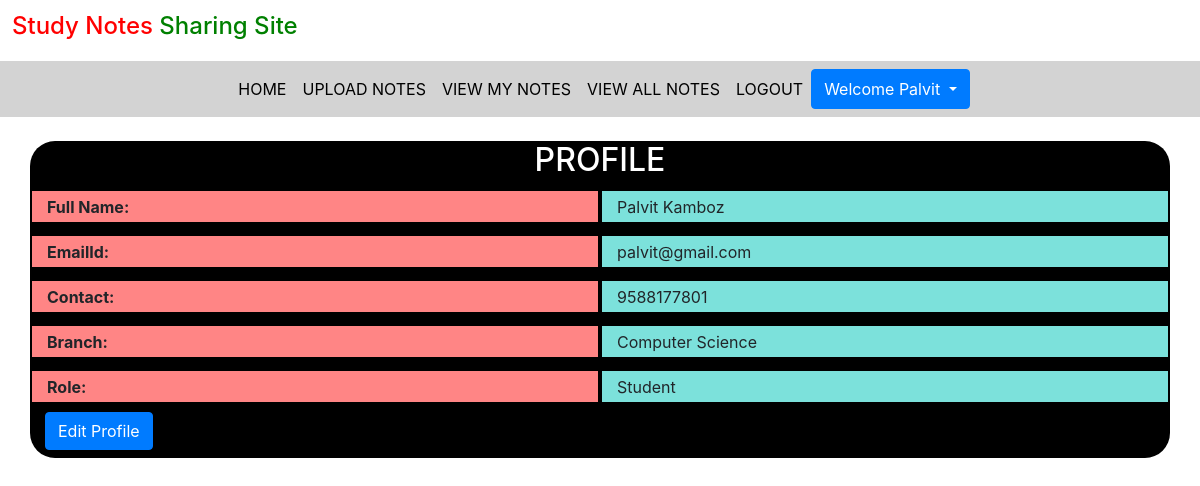
The app's page /profile (signed in) with its own data.
### notes/models.py (models this page shows, shortened)
class signup(models.Model):
    user = models.ForeignKey(User, on_delete=models.CASCADE)
    contact = models.CharField(max_length=10)
    branch = models.CharField(max_length=30)
    role = models.CharField(max_length=15)

### notes/views.py (the view)
# urls.py: path('profile', views.profile, name="profile"),
def profile(request):
    user = User.objects.get(id=request.user.id)
    data = models.signup.objects.get(user=user)
    context = {
        "user": user,
        "data": data,
    }
    return render(request, 'notes/profile.html', context)

### templates/notes/profile.html (shortened to what this page needs)
{% extends 'notes/usernavigation.html'%}
{% load static%}
{% block body%}
<div class="container mt-4" style="background-color: black; border-radius: 25px;">
    <h2 class="text-center" style="color: white;">PROFILE</h2>
    <div class="row">
        <div class="col-sm-6 left pt-1">
            <b>Full Name:</b>
        </div>
        <div class="col-sm-6 right pt-1" style="text-transform: capitalize;">
            {{user.first_name}} {{user.last_name}}
        </div>
    </div>
    <div class="row">
        <div class="col-sm-6 left pt-1">
            <b>EmailId:</b>
        </div>
        <div class="col-sm-6 right pt-1">
            {{user.username}}
        </div>
    </div>
    <div class="row">
        <div class="col-sm-6 left pt-1">
            <b>Contact:</b>
        </div>
        <div class="col-sm-6 right pt-1">
            {{data.contact}}
        </div>
    </div>
    <div class="row">
        <div class="col-sm-6 left pt-1">
            <b>Branch:</b>
        </div>
        <div class="col-sm-6 right pt-1">
            {{data.branch}}
        </div>
    </div>
    <div class="row">
        <div class="col-sm-6 left pt-1">
            <b>Role:</b>
        </div>
        <div class="col-sm-6 right pt-1">
            {{data.role}}
        </div>
    </div>
    <a href="{% url 'edit_profile' %}" class="btn btn-primary mb-2 mt-2">Edit Profile</a>
    <br>
</div>
{% endblock %}

### templates/notes/usernavigation.html (shortened to what this page needs)
<!DOCTYPE html>
<!doctype html>
{%load static%}
<html lang="en">
  <head>
    <link rel="stylesheet" href="https://cdn.jsdelivr.net/npm/bootstrap@4.0.0/dist/css/bootstrap.min.css">
    <link rel="stylesheet" href="{% static 'mystyle.css' %}">
  </head>
  <body>
    <h4 style="padding: 1%;">
        <span style="color:red" >Study Notes</span> <span style="color:green">Sharing Site</span>
      </h4>
      <nav class="navbar navbar-expand-sm justify-content-center" style="background-color: lightgrey;">
        <ul class="navbar-nav">
          <li class="nav-item">
              <a href="{% url 'profile'%}" class="nav-link">HOME</a>
          </li>
          <li class="nav-item">
              <a href="{% url 'upload_notes' %}" class="nav-link">UPLOAD NOTES</a>
          </li>
          <li class="nav-item">
              <a href="{% url 'mynotes' %}" class="nav-link">VIEW MY NOTES</a>
          </li>
          <li class="nav-item">
              <a href="{% url 'user_allnotes' %}" class="nav-link">VIEW ALL NOTES</a>
          </li>
          <li class="nav-item">
              <a href="{% url 'userlogout' %}" class="nav-link">LOGOUT</a>
          </li>
          <div class="btn-group">
              <button type="button" class="btn btn-primary dropdown-toggle" data-toggle="dropdown" aria-haspopup="true" aria-expanded="false">
                Welcome {{request.user.first_name}}
              </button>
            </div>
        </ul>
      </nav>
      {%block body%}
      {% endblock %}
  </body>
</html>

### static/mystyle.css (style rules this page uses)
.nav-link { color: black; }

### templates/notes/profile.html (style rules this page uses)
.left { background-color: #ff8585; height:35px; border-radius: 2px; border:2px solid black; }
.right { background-color: #7ce1db; height:35px; border-radius: 2px; border:2px solid black; }
.row { margin-top: 10px; }

### records on screen
signup: contact "9588177801", branch "Computer Science", role "Student"

### other values on screen
{{ request.user.first_name }} "Palvit"
{{ user.first_name }} "Palvit"
{{ user.last_name }} "Kamboz"
{{ user.username }} "palvit@gmail.com"
